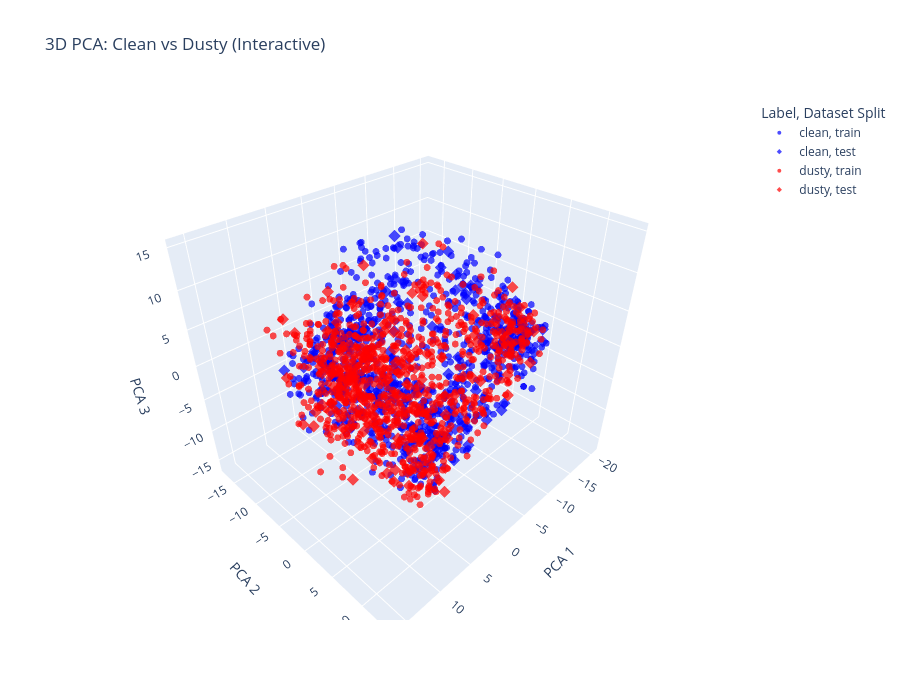

Notebook source saved alongside this figure:
### Markdown cell above
## Interactive 3D plots

### Code cell
import plotly.express as px
import pandas as pd
import numpy as np

# Assuming you already have:
# features_np   : numpy array (N, 1280)
# labels_np     : numpy array (N,)  with values 'clean' / 'dusty' (or 'dirty')
# splits_np     : numpy array (N,)  with values 'train' / 'test'
# If you haven't run PCA yet:
from sklearn.decomposition import PCA
pca3 = PCA(n_components=3)
features_3d = pca3.fit_transform(features_np)

# Create a DataFrame for easy plotting
df = pd.DataFrame({
    'PCA1': features_3d[:, 0],
    'PCA2': features_3d[:, 1],
    'PCA3': features_3d[:, 2],
    'Class': labels_np,          # 'clean' or 'dusty'
    'Split': splits_np           # 'train' or 'test'
})

# Map class to color
color_discrete_map = {'clean': 'blue', 'dusty': 'red'}

fig = px.scatter_3d(df, x='PCA1', y='PCA2', z='PCA3',
                    color='Class',
                    symbol='Split',   # different shape for train/test
                    color_discrete_map=color_discrete_map,
                    title='3D PCA: Clean vs Dusty (Interactive)',
                    labels={'Class': 'Label', 'Split': 'Dataset Split'},
                    opacity=0.7,
                    hover_data={'PCA1': ':.3f', 'PCA2': ':.3f', 'PCA3': ':.3f'})

# Improve layout
fig.update_traces(marker=dict(size=4))
fig.update_layout(scene=dict(
                    xaxis_title='PCA 1',
                    yaxis_title='PCA 2',
                    zaxis_title='PCA 3'),
                  width=900, height=700)

fig.show()

### Figure 1 — Plotly figure (JSON) as saved in the notebook; plotly's stock layout.template omitted (floating-point values rounded to 4 significant figures; data arrays with more than 128 entries replaced by an {"elided": "..."} marker saying what was removed)
{"data": [{"hovertemplate": "Label=clean<br>Dataset Split=train<br>PCA1=%{x:.3f}<br>PCA2=%{y:.3f}<br>PCA3=%{z:.3f}<extra></extra>", "legendgroup": "clean, train", "marker": {"color": "blue", "opacity": 0.7, "size": 4, "symbol": "circle"}, "mode": "markers", "name": "clean, train", "scene": "scene", "showlegend": true, "type": "scatter3d", "x": {"elided": "856 float values"}, "y": {"elided": "856 float values"}, "z": {"elided": "856 float values"}}, {"hovertemplate": "Label=clean<br>Dataset Split=test<br>PCA1=%{x:.3f}<br>PCA2=%{y:.3f}<br>PCA3=%{z:.3f}<extra></extra>", "legendgroup": "clean, test", "marker": {"color": "blue", "opacity": 0.7, "size": 4, "symbol": "diamond"}, "mode": "markers", "name": "clean, test", "scene": "scene", "showlegend": true, "type": "scatter3d", "x": [12.54, 6.55, -3.661, 7.51, 2.199, 1.117, 5.495, 0.7783, -12.49, -13.09, 6.821, -16.84, -9.406, -8.748, -13.08, -8.246, -7.072, -2.655, -0.5363, -4.666, -8.32, -1.997, -7.276, 6.029, -3.641, 7.416, -4.251, -4.717, 5.628, 0.2479, 4.026, 4.824, 4.264, 3.903, 2.812, 8.209, 6.244, 7.402, -0.1504, -3.605, -1.843, 6.461, -2.187, 9.346, 7.687, 6.089, 6.487, 9.429, -1.479, -13.06, 7.707, -16.64, -3.793, -17.83, -18.2, -17.36, 1.045, 6.619, -14.81, 7.579, 10.82, -17.89, -1.219, 12.76, -17.14, -10.41, 12.6, -3.17, 6.734, -6.323, -11.38, -7.269, -16.86, -16.63, 6.177, 5.603, -0.6367, -14.16, 10.55, -1.833, -4.294, -6.33, 11.22, 9.909, -10.92, 9.394, 9.763, 7.245, -11.25, 8.307, 8.108, 9.31, -15.08, -16.41, -3.942, 10.15, -3.211, 1.925, 5.546, -4.486, 7.488, 0.7288, 1.12, -0.8281, -8.195, -1.669, -14.87, -3.092, 3.898, 8.817, -4.765, -16.97, 4.851, 0.2245, -3.991, 0.7716, -2.269, -0.3352], "y": [-6.372, 6.861, 10.7, -1.091, 4.0, -10.57, 8.596, 7.635, -2.613, 2.676, 3.008, 0.5882, 3.847, 0.6652, 0.2514, 4.134, 1.421, 5.016, -6.775, 2.366, 2.472, 2.746, 2.375, -7.078, -12.03, -1.92, 3.916, -5.129, 6.582, 11.57, -6.742, 11.34, 7.682, -3.081, 0.3065, -1.629, 4.786, -7.25, -0.6237, -1.756, -4.967, 10.51, 11.98, 12.6, -2.474, 4.07, 11.23, 11.5, 10.41, -7.501, -2.402, 0.06122, 9.186, 2.127, -1.196, 0.5148, 7.498, 10.48, 5.914, 11.42, 7.267, 1.485, 9.819, 8.012, 2.212, 9.708, 4.121, -4.206, 4.045, -8.347, -4.808, 3.816, 1.971, 6.591, 5.574, 13.7, 2.823, 5.711, -0.2292, -4.167, -8.445, -8.899, 10.4, -6.632, 5.647, -3.604, -3.034, -0.1749, 7.293, 0.9211, 5.586, -0.04737, 7.728, 3.968, 9.578, 3.668, 5.725, -7.406, -10.83, 4.192, -0.6303, 9.508, -3.314, -10.62, 6.466, -3.462, -6.385, 4.545, -7.205, -5.875, 6.083, -0.5322, -8.468, 6.105, -11.54, -13.11, 3.801, -1.19], "z": [3.126, -0.2719, -1.865, 8.029, -5.823, -3.945, -0.008955, -1.99, 4.011, 2.046, 3.572, -3.887, 1.63, 6.104, 1.379, 2.325, 8.88, -7.568, 3.21, 9.544, 8.796, -13.13, 9.118, 1.468, -1.382, -4.758, 0.3034, 4.83, 3.853, 0.7058, 2.505, -3.157, -2.443, -8.752, -2.35, 7.128, 6.183, -2.796, -13.14, -8.44, -1.866, 0.5334, 0.71, 2.726, 10.68, 9.917, 0.7673, -0.3741, -2.131, 5.752, -4.219, -1.902, 5.735, -3.556, 0.4563, -2.318, -0.6373, -0.6571, -0.7871, 0.07098, 4.738, -0.1089, 5.249, 2.756, 2.184, 2.167, 7.144, 8.627, 7.828, 10.52, 9.477, 4.841, 3.06, 1.052, 3.423, 0.9908, 6.901, 1.543, 0.6933, 9.568, 5.302, 11.8, 4.664, 2.062, 1.373, 0.2288, 4.299, 3.025, 3.091, 5.583, 4.876, 3.873, 0.5135, -1.191, 6.351, 3.9, -6.919, -4.318, -0.6439, -3.176, -2.005, -2.308, 7.778, 0.4452, 1.934, 6.876, 4.478, 2.536, -4.643, 4.032, -2.264, -5.179, -0.841, 2.774, -2.35, 2.05, 9.423, -13.87]}, {"hovertemplate": "Label=dusty<br>Dataset Split=train<br>PCA1=%{x:.3f}<br>PCA2=%{y:.3f}<br>PCA3=%{z:.3f}<extra></extra>", "legendgroup": "dusty, train", "marker": {"color": "red", "opacity": 0.7, "size": 4, "symbol": "circle"}, "mode": "markers", "name": "dusty, train", "scene": "scene", "showlegend": true, "type": "scatter3d", "x": {"elided": "879 float values"}, "y": {"elided": "879 float values"}, "z": {"elided": "879 float values"}}, {"hovertemplate": "Label=dusty<br>Dataset Split=test<br>PCA1=%{x:.3f}<br>PCA2=%{y:.3f}<br>PCA3=%{z:.3f}<extra></extra>", "legendgroup": "dusty, test", "marker": {"color": "red", "opacity": 0.7, "size": 4, "symbol": "diamond"}, "mode": "markers", "name": "dusty, test", "scene": "scene", "showlegend": true, "type": "scatter3d", "x": {"elided": "131 float values"}, "y": {"elided": "131 float values"}, "z": {"elided": "131 float values"}}], "layout": {"height": 700, "legend": {"title": {"text": "Label, Dataset Split"}, "tracegroupgap": 0}, "scene": {"domain": {"x": [0, 1], "y": [0, 1]}, "xaxis": {"title": {"text": "PCA 1"}}, "yaxis": {"title": {"text": "PCA 2"}}, "zaxis": {"title": {"text": "PCA 3"}}}, "title": {"text": "3D PCA: Clean vs Dusty (Interactive)"}, "width": 900}}
